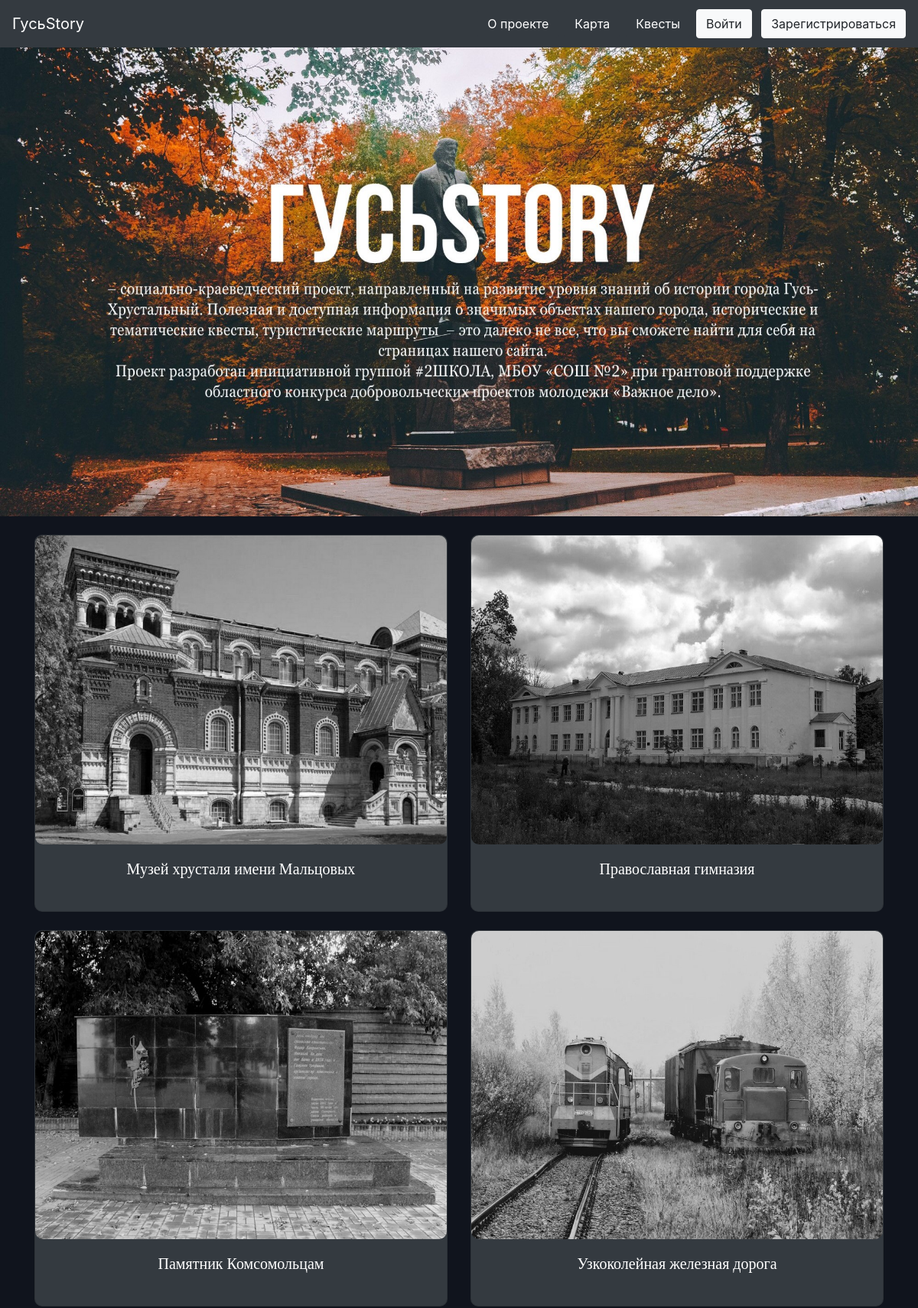
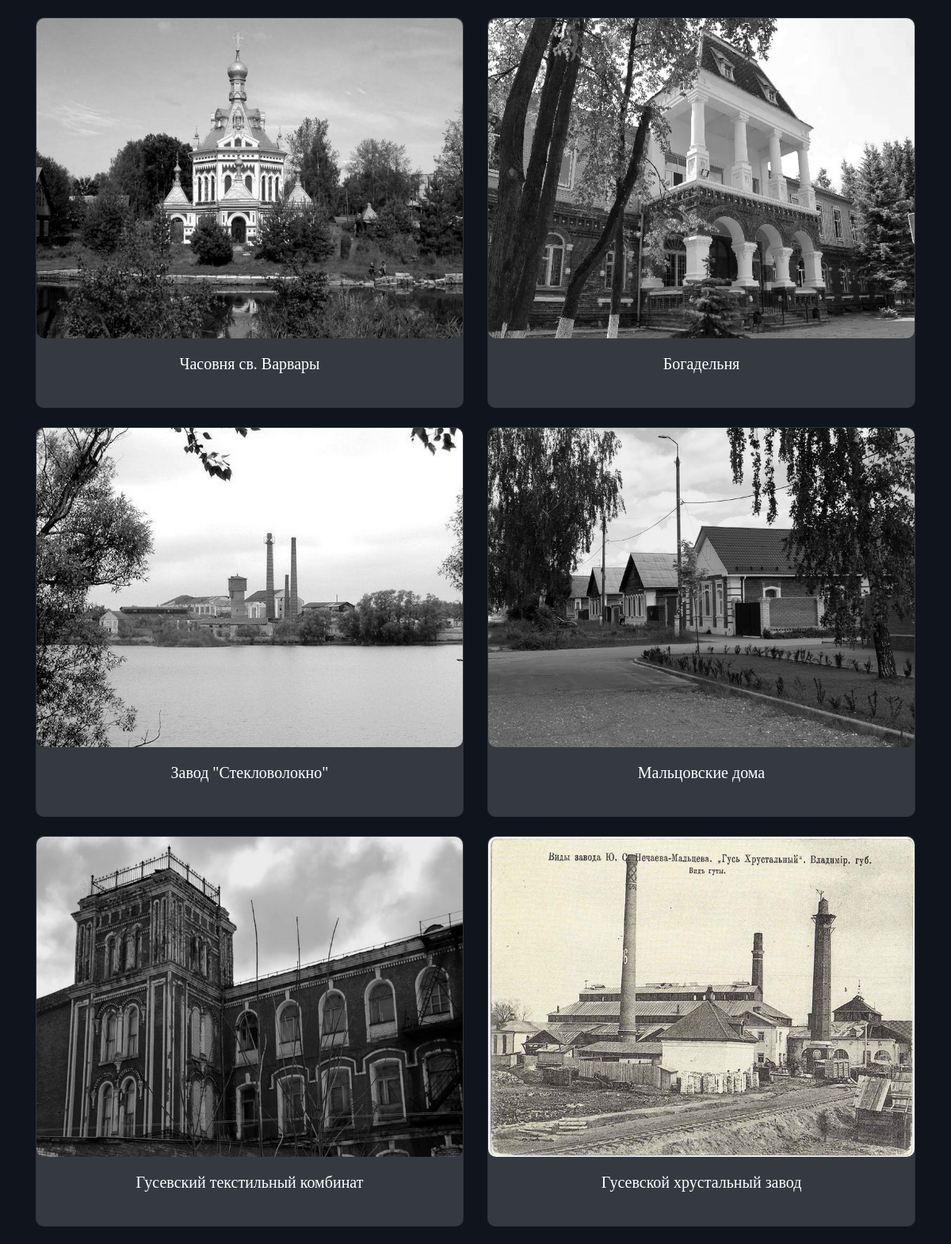
The page / (upper part) on the database its author committed (2 pictures, top to bottom).
### data/items.py (models this page shows)
class Items(SqlAlchemyBase, SerializerMixin, UserMixin):
    __tablename__ = 'items'
    id = sqlalchemy.Column(sqlalchemy.Integer, primary_key=True, autoincrement=True)
    title = sqlalchemy.Column(sqlalchemy.String, nullable=True)
    content = sqlalchemy.Column(sqlalchemy.String, nullable=True)
    photo = sqlalchemy.Column(sqlalchemy.VARCHAR, default='/static/images/old.png')
    image = sqlalchemy.Column(sqlalchemy.VARCHAR, default='/static/images/old.png')
    year = sqlalchemy.Column(sqlalchemy.String, nullable=True)
    count_photo = sqlalchemy.Column(sqlalchemy.Integer, nullable=True)

### __init__.py (the view)
@app.route('/')
def index():
    item = db_session.create_session().query(items.Items)
    return render_template("index.html", items=item)

### data/db_session.py (called while the page is built)
def create_session() -> Session:
    global __factory
    return __factory()

### templates/index.html (shortened to what this page needs)
{% extends "base.html" %}
{% block content %}
<div>
    <img onload="resize(this)" class="main-img" style="width: 0;" src='../static/img/image-gusstory.jpg'>
</div>
<div class="container mt-4">
    <div class="row">
        {% for item in items %}
        <div class="col-sm-6">
            <a href="about_item/{{ item.id }}" style="text-decoration: none;">
                <div class="card bg-dark mb-4" style="border-radius: 10px;">
                    <img class="card-img-top" style="border-radius: 10px;" src='{{ item.photo }}'>
                    <div class="card-body">
                        <h5 align="center" style="height: 35px; color: #FFF;" class="card-title">{{ item.title }}</h5>
                    </div>
                </div>
            </a>
        </div>
        {% endfor %}
    </div>
</div>
{% endblock %}

### templates/base.html (shortened to what this page needs)
<!DOCTYPE html>
<html lang="ru">
<head>
    <link rel="stylesheet" type="text/css" href="../static/css/style.css">
    <link rel="stylesheet"
          href="https://cdn.jsdelivr.net/npm/bootstrap@4.5.3/dist/css/bootstrap.min.css"
>
</head>
<body style="background-color: #10141D;">
<div>
    <nav class="navbar navbar-expand-lg sticky-top navbar-dark bg-dark">
        <a class="navbar-brand" href="/"> ГусьStory </a>
        <div class="collapse navbar-collapse" id="navbarSupportedContent">
            <a class="btn btn-dark mr-2 mt-1 mb-1" href="/about_project"> О проекте </a>
            <a class="btn btn-dark mr-2 mt-1 mb-1" href="/maps"> Карта </a>
            <a class="btn btn-dark mr-2 mt-1 mb-1" href="/quests"> Квесты </a>
            {% if not current_user.is_authenticated %}
                <div class="mt-1 mb-1">
                    <a class="btn btn-light mr-2" href="/login"> Войти </a>
                    <a class="btn btn-light" href="/register"> Зарегистрироваться </a>
                </div>
            {% else %}
                {% if profile %}
                    <a class="btn btn-light" href="/logout"> Выйти из профиля </a>
                {% else %}
                    <a class="btn btn-light" href="/profile"> Личный кабинет </a>
                {% endif %}
            {% endif %}
        </div>
    </nav>
    <div>
        {% block content %}
        {% endblock %}
    </div>
</div>
</body>
</html>

### static/css/style.css (style rules this page uses)
h5 { color: #000; font-family: ‘Times New Roman’, serif; font-size: 23px; font-weight: normal; line-height: 48px; margin: 0; }

### rows shown on the page
Items: photo (picture), title "Музей хрусталя имени Мальцовых"
Items: photo (picture), title "Православная гимназия"
Items: photo (picture), title "Памятник Комсомольцам"
Items: photo (picture), title "Узкоколейная железная дорога"
Items: photo (picture), title "Часовня св. Варвары"
Items: photo (picture), title "Богадельня"
Items: photo (picture), title "Завод \"Стекловолокно\""
Items: photo (picture), title "Мальцовские дома"
Items: photo (picture), title "Гусевский текстильный комбинат"
Items: photo (picture), title "Гусевской хрустальный завод"
